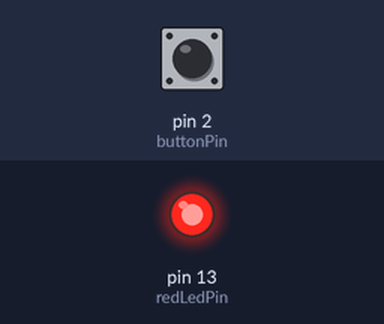
Bench run of a sketch on a simulated Arduino Uno, built with avr-gcc and run on an emulated ATmega328P. Shown: output pins drawn as LEDs (lit = HIGH). The inputs (shaded band) are chosen by the test bench; at power-on: pin 2 (buttonPin) LOW.

Above: at 1.2 s.
1.3 s: pin 2 (buttonPin) pulled HIGH for 0.15 s
At 1.9 s:
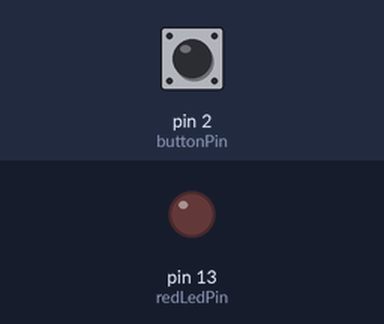
2.9 s: pin 2 (buttonPin) pulled HIGH for 1 s
At 4.3 s:
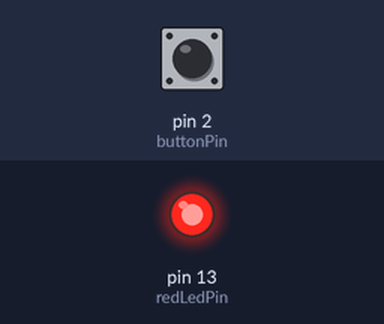
5.4 s: pin 2 (buttonPin) pulled HIGH for 3.2 s
At 6.2 s:
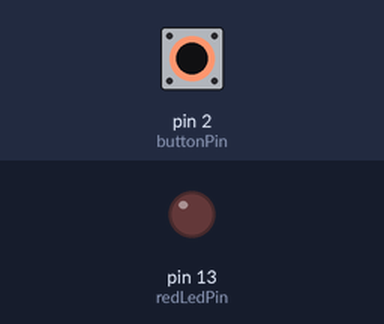
Timing chart, 0 to 8.4 s (numbered marks = the images above; inputs shaded):
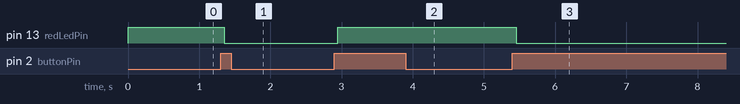

Measured:
- after the input at 1.3 s, pin 13 (redLedPin): HIGH → LOW after 0.05 s
- after the input at 2.9 s, pin 13 (redLedPin): LOW → HIGH after 0.05 s
- after the input at 5.4 s, pin 13 (redLedPin): HIGH → LOW after 0.05 s

The sketch:

Debounce_Button.ino
```cpp
// constants won't change. They're used here to set pin numbers:
const int buttonPin = 2;     // the number of the pushbutton pin
const int redLedPin =  13;      // the number of the red LED pin

// variables will change:
int buttonState;         // variable for reading the pushbutton status
int lastButtonState = LOW;         // variable for reading the pushbutton status
int lightState = HIGH;

// the following variables are unsigned longs because the time, measured in
// milliseconds, will quickly become a bigger number than can be stored in an int.
unsigned long lastDebounceTime = 0;  // the last time the output pin was toggled
unsigned long debounceDelay = 50;    // the debounce time; increase if the output flickers

void setup() {
  // initialize the LED pins as an outputs:
  pinMode(redLedPin, OUTPUT);
  // initialize the pushbutton pin as an input:
  pinMode(buttonPin, INPUT);
}

void loop() {
  // read the state of the pushbutton value:
  int reading = digitalRead(buttonPin);

  // check to see if you just pressed the button
  // (i.e. the input went from LOW to HIGH), and you've waited long enough
  // since the last press to ignore any noise:

  // If the switch changed, due to noise or pressing:
  if (reading != lastButtonState) {
    // reset the debouncing timer
    lastDebounceTime = millis();
  }


  if ((millis() - lastDebounceTime) > debounceDelay) {
    // whatever the reading is at, it's been there for longer than the debounce
    // delay, so take it as the actual current state:

    // if the button state has changed:
    if (reading != buttonState) {
      buttonState = reading;
      if (reading == HIGH) {
        lightState = !lightState;
      }
    }
  }

  digitalWrite(redLedPin, lightState);

  // save the reading. Next time through the loop, it'll be the lastButtonState:
  lastButtonState = reading;
}
```
